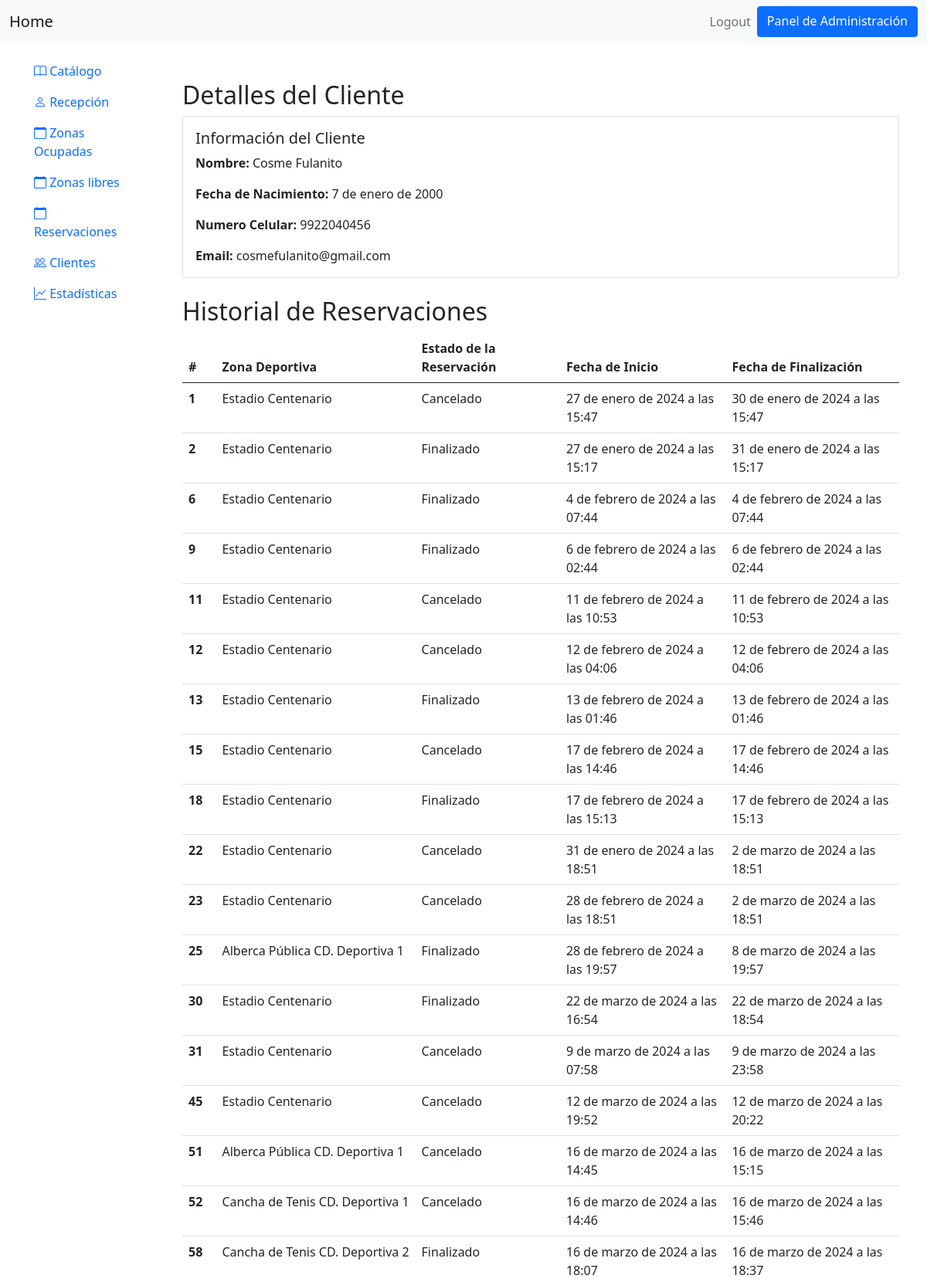
/client/1/ (signed in, upper part), run on the app's committed database.
### Reservacion/models.py (models this page shows, shortened)
class Clients(models.Model):
    id_clients = models.AutoField(primary_key=True)
    id_auth_user = models.ForeignKey(User, on_delete=models.CASCADE)
    first_name=  models.CharField(max_length=180)
    last_name=  models.CharField(max_length=180)
    email= models.CharField(max_length=180, default='')
    contact_number = PhoneNumberField(default='')
    birth_date = models.DateField(default=timezone.now)
    creation_date= models.DateTimeField(auto_now=True)

class Reservations(models.Model):
    id_reservations = models.AutoField(primary_key=True)
    id_sportzones = models.ForeignKey(SportZones, on_delete=models.CASCADE)
    id_reservationstatus = models.ForeignKey(ReservationStatus, on_delete=models.CASCADE, default=4)
    id_admistrators = models.ForeignKey(User, on_delete=models.CASCADE)
    id_clients = models.ForeignKey(Clients, on_delete=models.CASCADE)
    started = models.DateTimeField(default=timezone.now)
    finished = models.DateTimeField(default=timezone.now, null=True, blank=True)
    creation_date= models.DateTimeField(auto_now=True)

class SportZones(models.Model):
    id_sportzones = models.AutoField(primary_key=True)
    id_facilities=models.ForeignKey(Facilities, on_delete=models.CASCADE)
    id_sports=models.ForeignKey(Sports, on_delete=models.CASCADE)
    id_infrastructures= models.ForeignKey(Infrastructures , on_delete=models.CASCADE)
    id_sportcenters =models.ForeignKey(SportCenters, on_delete=models.CASCADE)
    url_image = models.ImageField(upload_to='images/sport-zones/', default='images/transparent.png')
    capacity = models.IntegerField(default=0)
    name = models.CharField(max_length=100)
    section = models.IntegerField(default=0,editable=False)  # Añadimos el campo 'section'

class ReservationStatus(models.Model):
    id_reservationstatus = models.AutoField(primary_key=True)
    name = models.CharField(max_length=35)

### Reservacion/views.py (the view)
# urls.py: path('client/<int:client_id>/', views.client_detail, name='client_detail'),
@login_required
def client_detail(request, client_id):
    client = get_object_or_404(Clients, pk=client_id)
    reservations = Reservations.objects.filter(id_clients=client)
    return render(request, 'clients_detail.html', {'client': client, 'reservations': reservations})

### Reservacion/templates/clients_detail.html
{% extends "base.html" %}
{% block content %}
  <div class="container mt-5">
    <h2>Detalles del Cliente</h2>
    <div class="card">
      <div class="card-body">
        <h5 class="card-title">Información del Cliente</h5>
        <p class="card-text"><strong>Nombre:</strong> {{ client.first_name }} {{ client.last_name }}</p>
        <p class="card-text"><strong>Fecha de Nacimiento:</strong> {{ client.birth_date }}</p>
        <p class="card-text"><strong>Numero Celular:</strong> {{ client.contact_number }}</p>
        <p class="card-text"><strong>Email:</strong> {{ client.email }}</p>
      </div>
    </div>
    <h2 class="mt-4">Historial de Reservaciones</h2>
    {% if reservations %}
      <table class="table">
        <thead>
          <tr>
            <th scope="col">#</th>
            <th scope="col">Zona Deportiva</th>
            <th scope="col">Estado de la Reservación</th>
            <th scope="col">Fecha de Inicio</th>
            <th scope="col">Fecha de Finalización</th>
          </tr>
        </thead>
        <tbody>
          {% for reservation in reservations %}
            <tr>
              <th scope="row">{{ reservation.id_reservations }}</th>
              <td>{{ reservation.id_sportzones.name }}</td>
              <td>{{ reservation.id_reservationstatus.name }}</td>
              <td>{{ reservation.started }}</td>
              <td>{{ reservation.finished }}</td>
            </tr>
          {% endfor %}
        </tbody>
      </table>
    {% else %}
      <p>No hay reservaciones para este cliente.</p>
    {% endif %}
  </div>
{% endblock %}

### data on the page
Clients: first_name "Cosme", last_name "Fulanito", birth_date "7 de enero de 2000", contact_number "9922040456", email "cosmefulanito@gmail.com"
Reservations: id_reservations "1", id_sportzones.name "Estadio Centenario", id_reservationstatus.name "Cancelado", started "27 de enero de 2024 a las 15:47", finished "30 de enero de 2024 a las 15:47"
Reservations: id_reservations "2", id_sportzones.name "Estadio Centenario", id_reservationstatus.name "Finalizado", started "27 de enero de 2024 a las 15:17", finished "31 de enero de 2024 a las 15:17"
Reservations: id_reservations "6", id_sportzones.name "Estadio Centenario", id_reservationstatus.name "Finalizado", started "4 de febrero de 2024 a las 07:44", finished "4 de febrero de 2024 a las 07:44"
Reservations: id_reservations "9", id_sportzones.name "Estadio Centenario", id_reservationstatus.name "Finalizado", started "6 de febrero de 2024 a las 02:44", finished "6 de febrero de 2024 a las 02:44"
Reservations: id_reservations "11", id_sportzones.name "Estadio Centenario", id_reservationstatus.name "Cancelado", started "11 de febrero de 2024 a las 10:53", finished "11 de febrero de 2024 a las 10:53"
Reservations: id_reservations "12", id_sportzones.name "Estadio Centenario", id_reservationstatus.name "Cancelado", started "12 de febrero de 2024 a las 04:06", finished "12 de febrero de 2024 a las 04:06"
Reservations: id_reservations "13", id_sportzones.name "Estadio Centenario", id_reservationstatus.name "Finalizado", started "13 de febrero de 2024 a las 01:46", finished "13 de febrero de 2024 a las 01:46"
Reservations: id_reservations "15", id_sportzones.name "Estadio Centenario", id_reservationstatus.name "Cancelado", started "17 de febrero de 2024 a las 14:46", finished "17 de febrero de 2024 a las 14:46"
Reservations: id_reservations "18", id_sportzones.name "Estadio Centenario", id_reservationstatus.name "Finalizado", started "17 de febrero de 2024 a las 15:13", finished "17 de febrero de 2024 a las 15:13"
Reservations: id_reservations "22", id_sportzones.name "Estadio Centenario", id_reservationstatus.name "Cancelado", started "31 de enero de 2024 a las 18:51", finished "2 de marzo de 2024 a las 18:51"
Reservations: id_reservations "23", id_sportzones.name "Estadio Centenario", id_reservationstatus.name "Cancelado", started "28 de febrero de 2024 a las 18:51", finished "2 de marzo de 2024 a las 18:51"
Reservations: id_reservations "25", id_sportzones.name "Alberca Pública CD. Deportiva 1", id_reservationstatus.name "Finalizado", started "28 de febrero de 2024 a las 19:57", finished "8 de marzo de 2024 a las 19:57"
Reservations: id_reservations "30", id_sportzones.name "Estadio Centenario", id_reservationstatus.name "Finalizado", started "22 de marzo de 2024 a las 16:54", finished "22 de marzo de 2024 a las 18:54"
Reservations: id_reservations "31", id_sportzones.name "Estadio Centenario", id_reservationstatus.name "Cancelado", started "9 de marzo de 2024 a las 07:58", finished "9 de marzo de 2024 a las 23:58"
Reservations: id_reservations "45", id_sportzones.name "Estadio Centenario", id_reservationstatus.name "Cancelado", started "12 de marzo de 2024 a las 19:52", finished "12 de marzo de 2024 a las 20:22"
Reservations: id_reservations "51", id_sportzones.name "Alberca Pública CD. Deportiva 1", id_reservationstatus.name "Cancelado", started "16 de marzo de 2024 a las 14:45", finished "16 de marzo de 2024 a las 15:15"
Reservations: id_reservations "52", id_sportzones.name "Cancha de Tenis CD. Deportiva 1", id_reservationstatus.name "Cancelado", started "16 de marzo de 2024 a las 14:46", finished "16 de marzo de 2024 a las 15:46"
Reservations: id_reservations "58", id_sportzones.name "Cancha de Tenis CD. Deportiva 2", id_reservationstatus.name "Finalizado", started "16 de marzo de 2024 a las 18:07", finished "16 de marzo de 2024 a las 18:37"
